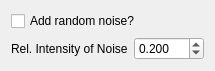
     <widget class="QWidget" name="layoutWidget_15">
      <property name="geometry">
       <rect>
        <x>780</x>
        <y>330</y>
        <width>215</width>
        <height>71</height>
       </rect>
      </property>
      <layout class="QVBoxLayout" name="verticalLayout_15">
       <item>
        <widget class="QCheckBox" name="checkBox_random_noise_bidir">
         <property name="text">
          <string>Add random noise?</string>
         </property>
        </widget>
       </item>
       <item>
        <spacer name="verticalSpacer_2">
         <property name="orientation">
          <enum>Qt::Vertical</enum>
         </property>
         <property name="sizeHint" stdset="0">
          <size>
           <width>20</width>
           <height>40</height>
          </size>
         </property>
        </spacer>
       </item>
       <item>
        <layout class="QHBoxLayout" name="horizontalLayout_75">
         <item>
          <widget class="QLabel" name="label_65">
           <property name="text">
            <string>Rel. Intensity of Noise</string>
           </property>
          </widget>
         </item>
         <item>
          <widget class="QDoubleSpinBox" name="doubleSpinBox_noise_bidir">
           <property name="decimals">
            <number>3</number>
           </property>
           <property name="maximum">
            <double>1.500000000000000</double>
           </property>
           <property name="singleStep">
            <double>0.001000000000000</double>
           </property>
           <property name="value">
            <double>0.200000000000000</double>
           </property>
          </widget>
         </item>
        </layout>
       </item>
      </layout>
     </widget>
